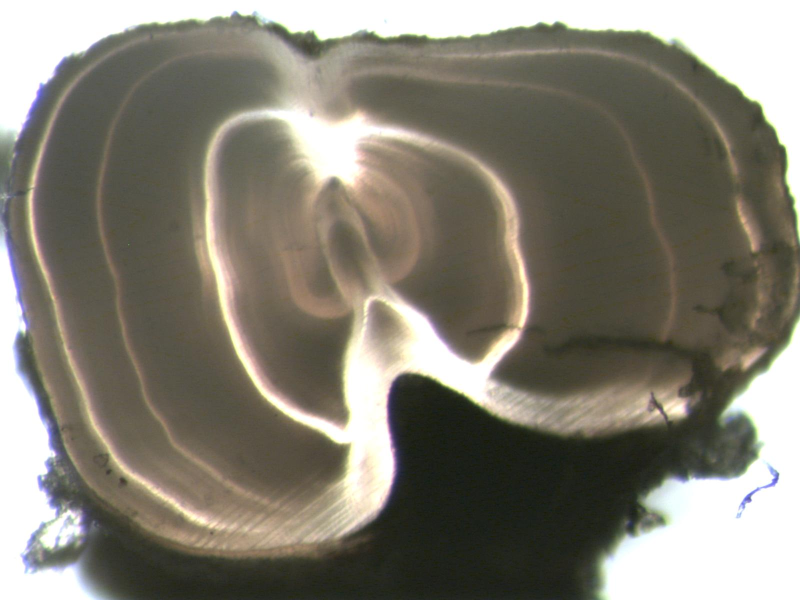
#> input picture 002 15.9 wae.jpg, 1600 x 1200 px (shown at 1/2 size); its folder holds only this picture in this run
$ jupyter execute DataExploration_FishImages.ipynb   (shell and % lines are left out)   (older library calls are emulated)
#> lines starting #> are read from the running program, lines starting #| are printed output that depends on the picture; after the words box and inside, x2 and y2 are one past the last pixel; in counts of white or black regions, pixels touching at a corner belong together
[cell 1]
#importing some useful packages
import matplotlib.pyplot as plt
import matplotlib.image as mpimg
import numpy as np
import cv2
import math

[cell 2]
# [25 lines left out: functions color_threshold, equalize, not called in this run]

def grayscale(img):
    """Applies the Grayscale transform
    This will return an image with only one color channel
    but NOTE: to see the returned image as grayscale
    you should call plt.imshow(gray, cmap='gray')"""
    return cv2.cvtColor(img, cv2.COLOR_BGR2GRAY)

def canny(img, low_threshold = 70, high_threshold = 140):
    """Applies the Canny transform"""
    return cv2.Canny(img, low_threshold, high_threshold)

def gaussian_blur(img, kernel_size=5):
    """Applies a Gaussian Noise kernel"""
    return cv2.GaussianBlur(img, (kernel_size, kernel_size), 0)

# [23 lines left out: function region_of_interest, not called in this run]


def draw_lines(img, lines, color=[255, 0, 0], thickness=2):
    """
    NOTE: this is the function you might want to use as a starting point once you want to
    average/extrapolate the line segments you detect to map out the full
    extent of the lane (going from the result shown in raw-lines-example.mp4
    to that shown in P1_example.mp4).

    Think about things like separating line segments by their
    slope ((y2-y1)/(x2-x1)) to decide which segments are part of the left
    line vs. the right line.  Then, you can average the position of each of
    the lines and extrapolate to the top and bottom of the lane.

    This function draws `lines` with `color` and `thickness`.
    Lines are drawn on the image inplace (mutates the image).
    If you want to make the lines semi-transparent, think about combining
    this function with the weighted_img() function below
    """
    for line in lines:
        for x1,y1,x2,y2 in line:
            cv2.line(img, (x1, y1), (x2, y2), color, thickness)

def hough_lines(img, rho=1, theta = np.pi/180, threshold = 5, min_line_len = 20, max_line_gap = 10):
    """
    `img` should be the output of a Canny transform.

    Returns an image with hough lines drawn.
    """
    lines = cv2.HoughLinesP(img, rho, theta, threshold, np.array([]), minLineLength=min_line_len, maxLineGap=max_line_gap)
    line_img = np.zeros((*img.shape, 3), dtype=np.uint8)
    draw_lines(line_img, lines)
    return lines, line_img

# Python 3 has support for cool math symbols.

# [13 lines left out: function weighted_img, not called in this run]

[cell 3]
import os, fnmatch

testimages = fnmatch.filter(os.listdir('./'), '*.jpg')

[cell 4]
FNimage = testimages[0]

image = mpimg.imread(FNimage, cv2.IMREAD_GRAYSCALE)
#> image is the input picture: shape (1200, 1600, 3); mean R, G, B 130.5, 126.4, 114.4
image = cv2.resize(image, (640,480) )
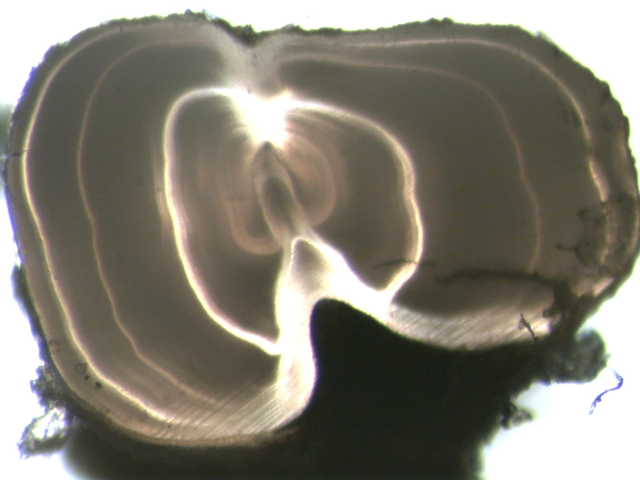
#> image: shape (480, 640, 3); mean R, G, B 130.5, 126.3, 114.4
plt.figure()
plt.imshow(image)

image = grayscale(image)
#> in grayscale, `return cv2.cvtColor(img, cv2.COLOR_BGR2GRAY)`:
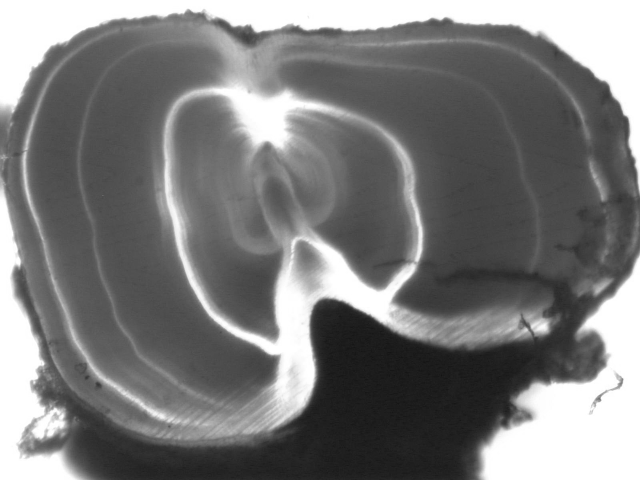
#> returned value: shape (480, 640); min 19, max 255, mean 123.3
image = cv2.Sobel(image, cv2.CV_8U, 1, 0)
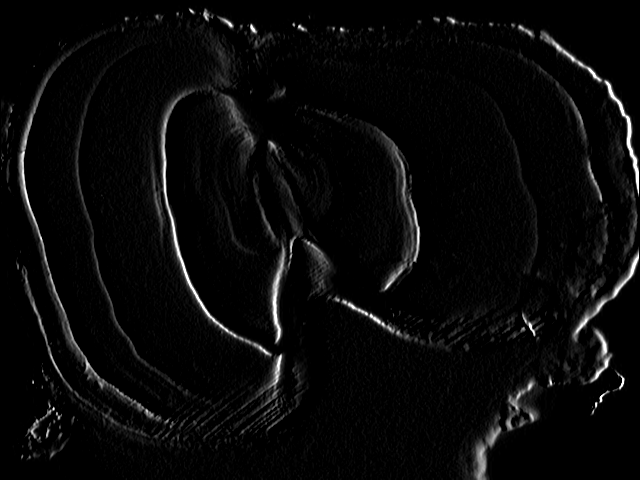
#> image: shape (480, 640); min 0, max 255, mean 8.9
plt.figure()
plt.imshow(image)

#image = cv2.adaptiveThreshold(image,255,cv2.ADAPTIVE_THRESH_MEAN_C, cv2.THRESH_BINARY,3,0)
_,image = cv2.threshold(image, 10, 255, cv2.THRESH_BINARY)
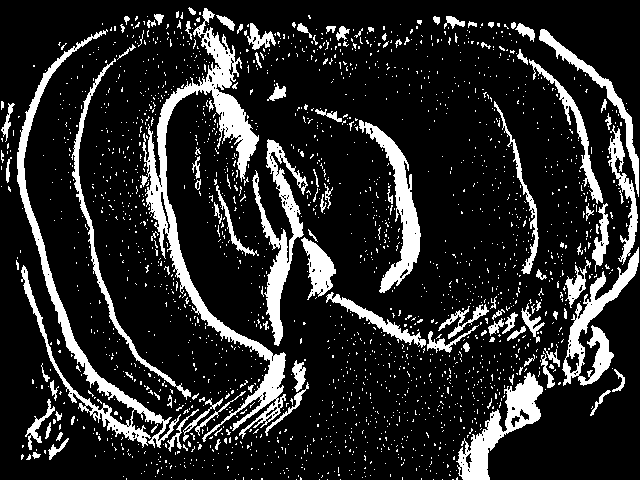
#> image: shape (480, 640); 16% white; 2053 white regions (1939 under 20 px), largest, box (x1, y1, x2, y2) and area: (140, 8, 286, 442) 8943, (17, 29, 181, 448) 5413, (252, 139, 308, 346) 3179
plt.figure()
plt.imshow(image)

_,image2 = hough_lines(image, rho=1, theta = 10*np.pi/180, threshold = 5, min_line_len = 50, max_line_gap = 10)
#> in hough_lines, `lines = cv2.HoughLinesP(img, rho, theta, threshold, np.array([]), minL..`: lines = 313 rows, first 6: [128, 439, 205, 425], [569, 338, 638, 255], [187, 84, 330, 204], [196, 77, 247, 120], [168, 400, 256, 451], [22, 208, 22, 126]
#> the loop in draw_lines, `for line in lines:` made 313 passes
#> after the loop in draw_lines, `for line in lines:`:
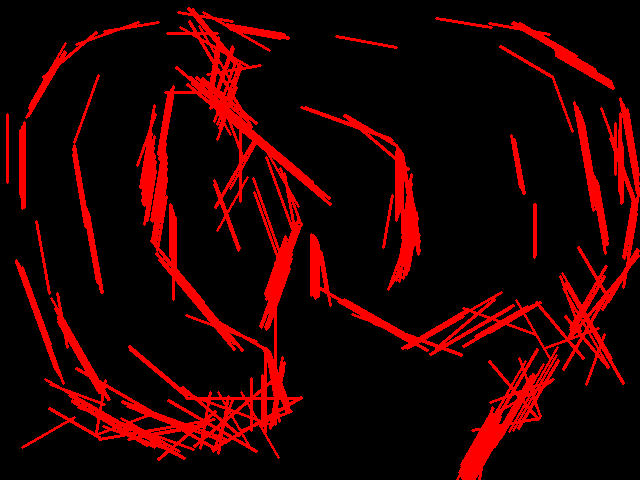
#> img: shape (480, 640, 3); mean of channels 0, 1, 2 36.8, 0, 0; drawn as R, G, B


plt.figure()
plt.imshow(image2)

$ run again, on 004 18.7 wae.jpg
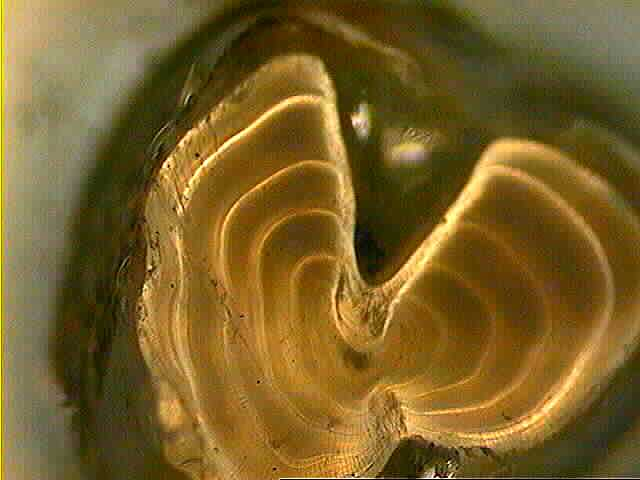
#> input picture 004 18.7 wae.jpg, 640 x 480 px
#> image is the input picture: shape (480, 640, 3); mean R, G, B 121.6, 96.6, 39.6
#> `_,image = cv2.threshold(image, 10, 255, cv2.THRESH_BINARY)`:
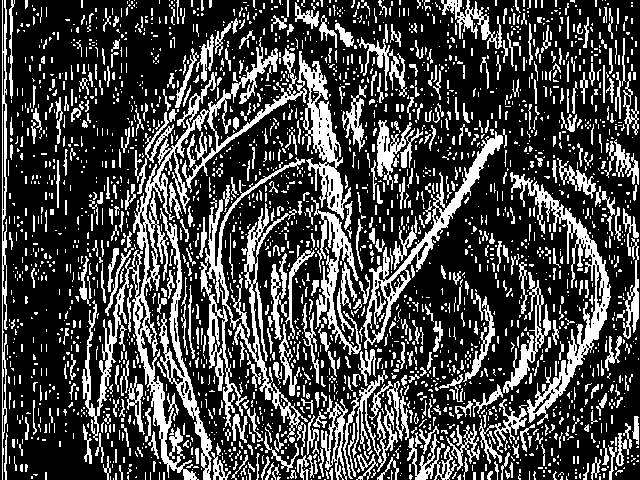
#> image: shape (480, 640); 27.8% white; 2555 white regions (2008 under 20 px), largest, box (x1, y1, x2, y2) and area: (82, 37, 351, 480) 11736, (510, 172, 611, 425) 4124, (363, 131, 503, 349) 3096
#> lines = 910 rows, first 6: [387, 477, 402, 396], [521, 111, 632, 18], [87, 446, 346, 228], [374, 123, 431, 143], [86, 260, 352, 37], [123, 149, 195, 175]
#> the loop in draw_lines, `for line in lines:` made 910 passes
#> after the loop in draw_lines, `for line in lines:`:
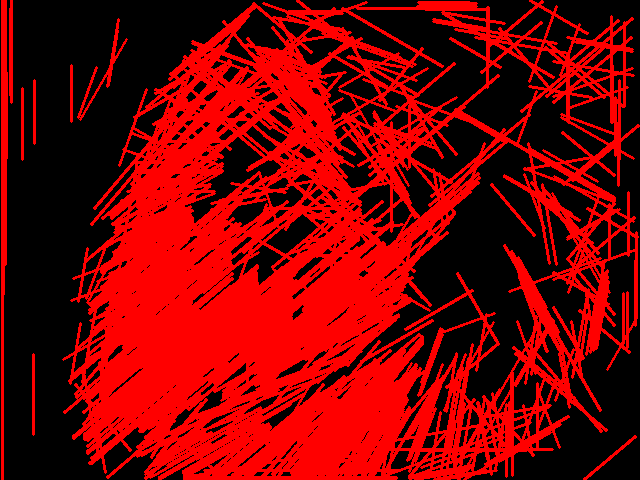
#> img: shape (480, 640, 3); mean of channels 0, 1, 2 121.8, 0, 0; drawn as R, G, B
